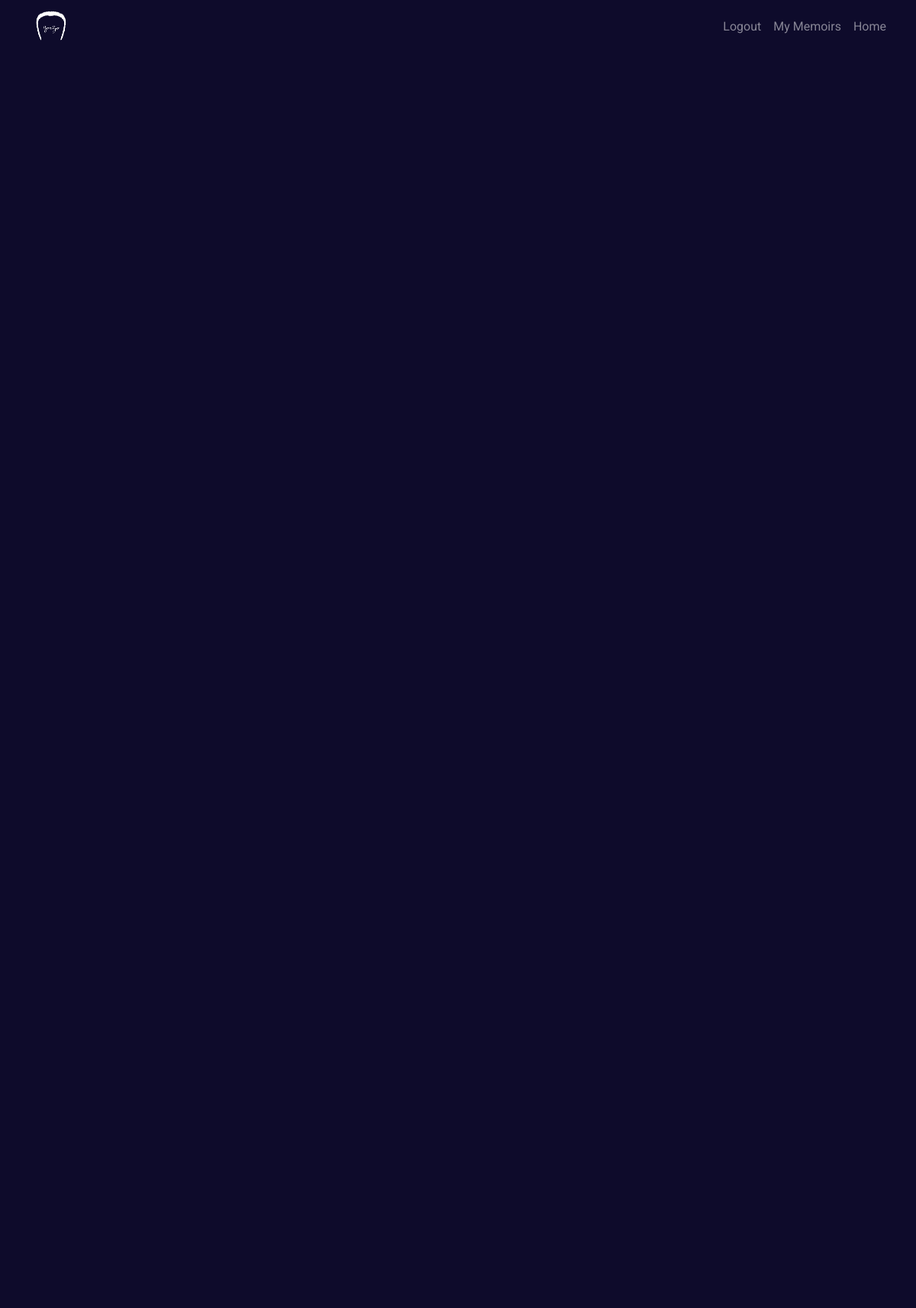
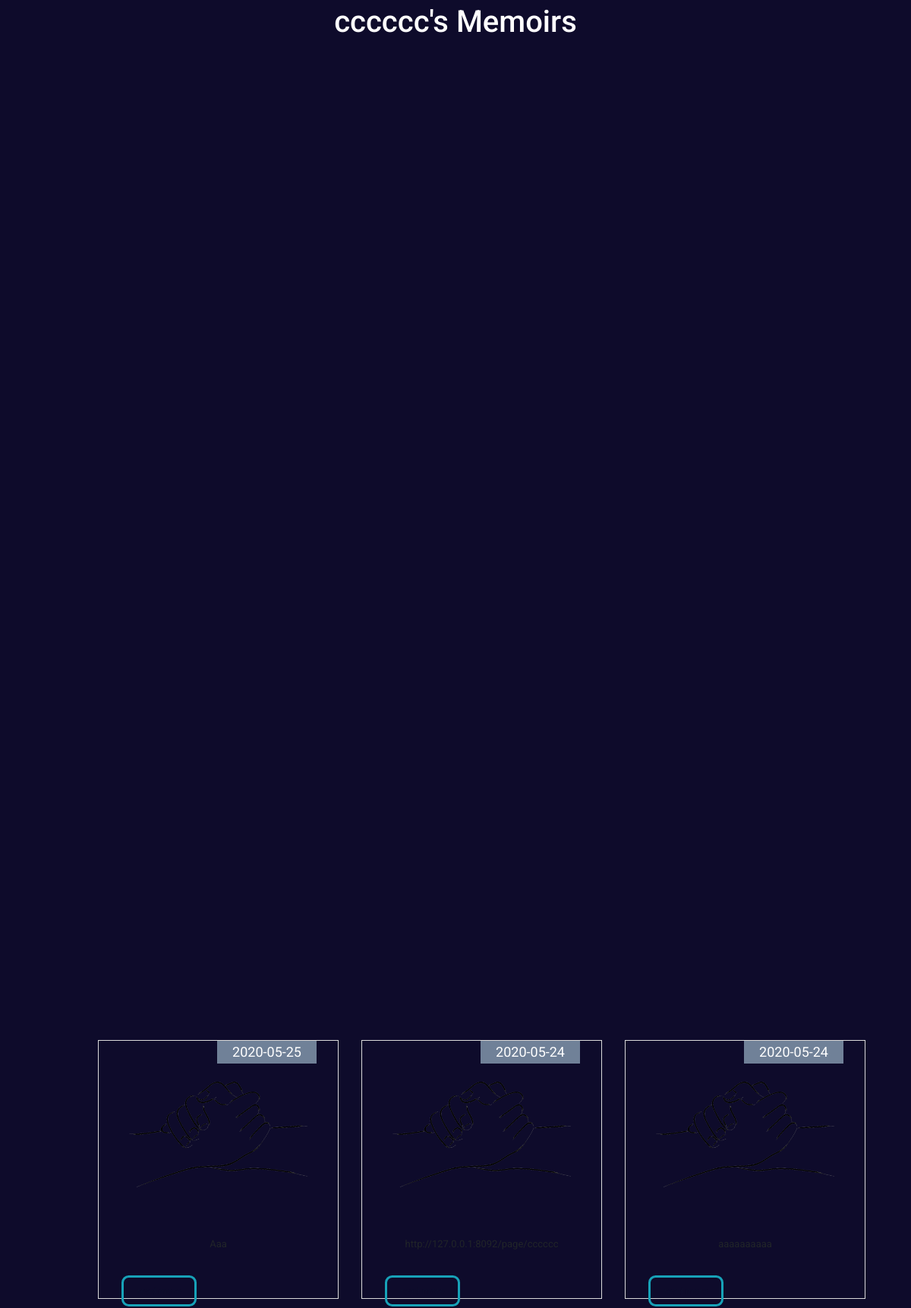
The page /memoirs (signed in, upper part) on the database its author committed (2 pictures, top to bottom).
### Jurzo/models.py (models this page shows, shortened)
class User(db.Model,UserMixin):
    email=db.Column(db.String(50),nullable=False)
    username=db.Column(db.String(),nullable=False,unique=True)
    id=db.Column(db.Integer,primary_key=True)
    password=db.Column(db.String(60),nullable=False)
    page=db.relationship('Page',backref= 'owner' , lazy=True)

class Page(db.Model):
    id = db.Column(db.Integer,primary_key=True)
    user_id= db.Column(db.Integer,db.ForeignKey('user.id'),nullable=False)
    date_created = db.Column(db.DateTime,nullable=False,default= datetime.utcnow)
    name=db.Column(db.Text)
    pet_name= db.Column(db.Text)
    phone_num= db.Column(db.Text)
    address= db.Column(db.Text)
    mail = db.Column(db.Text)
    birthday = db.Column(db.Text)
    nick_name= db.Column(db.Text)
    Quote = db.Column(db.Text)
    Songs = db.Column(db.Text)
    likes = db.Column(db.Text)
    hates = db.Column(db.Text)
    what_us = db.Column(db.Text)
    lastd = db.Column(db.Text)

### Jurzo/routes.py (the view)
@jurzo.route('/memoirs')
@login_required
def memoirs():
    pages  = Page.query.filter_by(owner=current_user).order_by(Page.date_created.desc())
    Quotes =[]
    From = []
    for page in pages:
        Quotes.append(page.Quote)
        From.append(page.name)
    Front_Content = {Quotes[i] : From[i] for i in range(len(Quotes))}
    return render_template('memoirs.html' , pages = pages, Quotes = Front_Content )

### Jurzo/models.py (called while the page is built)
@login_manager.user_loader
def load_user(userid):
    return User.query.get(int(userid))

### Jurzo/templates/memoirs.html (shortened to what this page needs)
{%extends "layout.html"%}
{%block content%}
<h1 style= "color:white" class="h1">{{current_user.username}}'s Memoirs</h1>
{%endblock content%}
{%block secondary_content%}
<div class="container cta-100 ">
        <div class="container">
          <div class="row blog">
            <div class="col-md-12">
              <div id="blogCarousel" class="carousel slide container-blog" data-ride="carousel">
                <div class="carousel-inner">
                  <div class="carousel-item active">
                    <div class="row">
                      {%for page in pages %}
                      <div class="col-md-4" >
                        <div class="item-box-blog">
                          <div class="item-box-blog-image">
                            <div class="item-box-blog-date bg-blue-ui white"> <span class="mon">{{page.date_created.date()}}</span> </div>
                            <figure> <img alt="" src="{{url_for('static',filename = 'img/Fhands.png')}}"> </figure>
                          </div>
                          <div class="item-box-blog-body">
                            <div class="item-box-blog-data" style="padding: px 15px;">
                              <p> {{page.name}}  </p>
                            </div>
                            <div class="item-box-blog-text">
                            </div>
                            <div class="mt"> <a href="{{url_for('slam',slam_id=page.id)}}" tabindex="0" class="btn btn-outline-info">read more</a> </div>
                          </div>
                        </div>
                      </div>
                      {%endfor%}
                    </div>
                  </div>
                </div>
              </div>
            </div>
          </div>
        </div>
      </div>
 {%endblock secondary_content%}

### Jurzo/static/style.css (style rules this page uses)
body { overflow-x: hidden; font-family: 'Lobster Two', cursive; }
.blog { top: 200px }
.btn { border-width: medium; border-radius: 0.6rem; boder-color:#0e0d2c; padding: .5rem 1.1rem; font-size: .8rem; color:#0e0d2c; }
,footer .text-center { text-align: center; }
.cta-100 { margin-top: 250%; padding-left: 7%; padding-top: 7%; }
.col-md-4 { padding-bottom:20px; }
.white { color: #fff !important; }
.mt { float: left;margin-top: -20px;padding-top: 20px; }
.bg-blue-ui { background-color: #708198 !important; }
figure img { width:300px; }
#blogCarousel { padding-bottom: 100px; }
.item-box-blog { border: 1px solid #dadada; text-align: center; z-index: 4; padding: 20px; }
.item-box-blog-image { position: relative; }
.item-box-blog-image figure img { width: 100%; height: auto; }
.item-box-blog-date { position: absolute; z-index: 5; padding: 4px 20px; top: -20px; right: 8px; background-color: #41cb52; }
.item-box-blog-date span { color: #fff; display: block; text-align: center; line-height: 1.2; }
.item-box-blog-date span.mon { font-size: 18px; }
.item-box-blog-body { padding: 10px; }
.item-box-blog-data p { font-size: 13px; }
.item-box-blog-text { max-height: 100px; overflow: hidden; }

### Jurzo/static/form.css (style rules this page uses)
body { font-family: 'Roboto', sans-serif; center center fixed; background-size: cover; }

### rows shown on the page
User: username "cccccc"
Page: date_created "2020-05-25", name "Aaa"
Page: date_created "2020-05-24", name "http://127.0.0.1:8092/page/cccccc"
Page: date_created "2020-05-24", name "aaaaaaaaaa"
